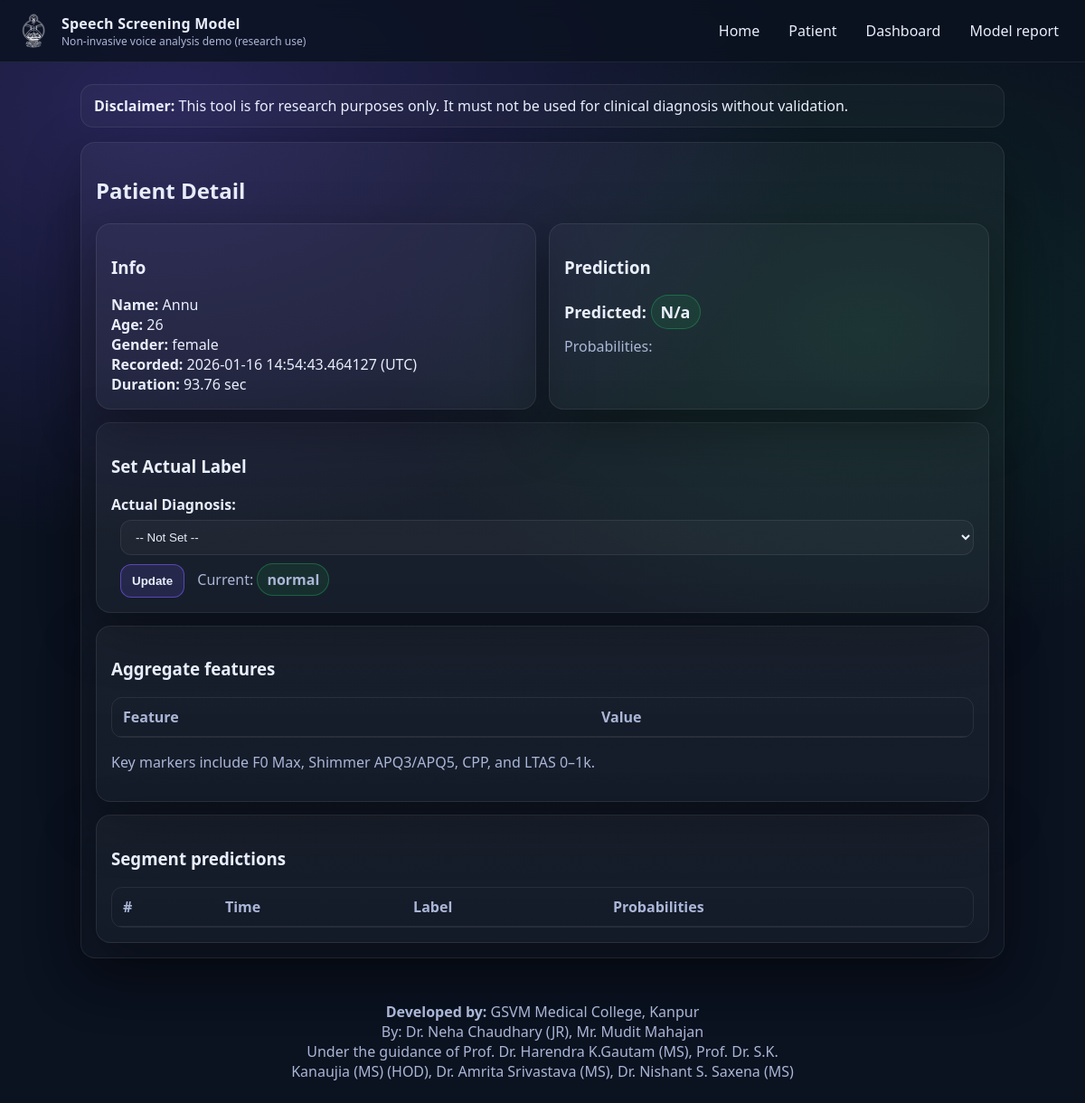
Screenshot of /dashboard/patient/114 with the database file from the repository.
### app/models_db.py (models this page shows)
class Patients(SQLModel, table=True):
    id: Optional[int] = Field(default=None, primary_key = True)
    name: str
    age: int
    gender: str  # "male" / "female"
    created_at: datetime = Field(default_factory=datetime.now)
    audio_path: str
    duration_sec: float
    actual_label: Optional[str] = None
    predicted_label: Optional[str] = None
    predicted_proba_json: Optional[str] = None
    segments: list["SegmentPredictions"] = Relationship(back_populates = "patient")

### app/main.py (the view)
@app.get("/dashboard/patient/{pid}", response_class=HTMLResponse)
def patient_detail(pid: int, request: Request, session: Session = Depends(get_session)):
    rec = session.get(Patients, pid)
    if not rec:
        raise HTTPException(status_code=404, detail="Not found")
    proba = {}
    if rec.predicted_proba_json:
        try:
            proba = json.loads(rec.predicted_proba_json)
        except json.JSONDecodeError:
            proba = {}
    label_map = {
        "0": "Benign",
        "1": "Malignant",
        "2": "Normal",
    }
    proba_mapped = {}
    for key in proba.keys():
        if key in label_map:
            proba_mapped[label_map[key]] = proba[key]
        else:
            proba_mapped[key.capitalize()] = proba[key]
    if rec.predicted_label:
        predicted_label_display = label_map.get(rec.predicted_label, rec.predicted_label.capitalize())
    else:
        predicted_label_display = "N/A"
    if predicted_label_display not in label_map:
        predicted_label_display = predicted_label_display.capitalize()
    seg_records = session.exec(
        select(SegmentPredictions)
        .where(SegmentPredictions.patient_id == pid)
        .order_by(SegmentPredictions.segment_index.asc())
    ).all()
    seg_preds = []
    all_features = []
    for seg_rec in seg_records:
        seg_proba = json.loads(seg_rec.predicted_proba_json)
        seg_features = json.loads(seg_rec.features_json)
        seg_proba_mapped = {}
        for key in seg_proba.keys():
            if key in label_map:
                seg_proba_mapped[label_map[key]] = seg_proba[key]
            else:
                seg_proba_mapped[key.capitalize()] = seg_proba[key]
        seg_preds.append({
            "segment_index": seg_rec.segment_index,
            "start_time": seg_rec.start_time_sec,
            "end_time": seg_rec.end_time_sec,
            "label": label_map.get(seg_rec.predicted_label, seg_rec.predicted_label.capitalize()),
            "proba": seg_proba_mapped,
        })
        all_features.append(seg_features)
    if all_features:
        agg_feats = aggregate_segment_features(all_features)
    else:
        agg_feats = {}
    return templates.TemplateResponse(
        "patient_details.html",
        {
            "request": request,
            "rec": rec,
            "predicted_label_display": predicted_label_display,
            "proba": proba_mapped,
            "seg_preds": seg_preds,
            "features": {"aggregate": agg_feats},
            "label_map": label_map,
        },
    )

### app/templates/patient_details.html (shortened to what this page needs)
{% extends "base.html" %}
{% block content %}
<section class="card">
  <h2>Patient Detail</h2>
  <div class="grid2" style="margin-bottom: 14px;">
    <div class="card soft">
      <h3>Info</h3>
      <div><b>Name:</b> {{ rec.name }}</div>
      <div><b>Age:</b> {{ rec.age }}</div>
      <div><b>Gender:</b> {{ rec.gender }}</div>
      <div><b>Recorded:</b> {{ rec.created_at }} (UTC)</div>
      <div><b>Duration:</b> {{ "%.2f"|format(rec.duration_sec) }} sec</div>
    </div>
    <div class="card soft">
      <h3>Prediction</h3>
      <div class="big">Predicted: <span class="tag">{{ predicted_label_display }}</span></div>
      <div class="muted">Probabilities:</div>
    </div>
  </div>
  <div class="card soft" style="margin-top: 14px;">
    <h3>Set Actual Label</h3>
    <form method="POST" action="/dashboard/patient/{{ rec.id }}/update-label">
      <label>
        Actual Diagnosis:
        <select name="actual_label" style="margin-left: 10px;">
          <option value="">-- Not Set --</option>
        </select>
      </label>
      <button type="submit" class="btn primary" style="margin-left: 10px; margin-top: 10px;">Update</button>
      {% if rec.actual_label %}
        <span style="margin-left: 10px; color: var(--muted);">
          Current:
          {% if rec.actual_label == "0" or rec.actual_label == "Benign" %}
            <span class="tag">Benign</span>
          {% elif rec.actual_label == "1" or rec.actual_label == "Malignant" %}
            <span class="tag">Malignant</span>
          {% elif rec.actual_label == "2" or rec.actual_label == "Normal" %}
            <span class="tag">Normal</span>
          {% else %}
            <span class="tag">{{ rec.actual_label }}</span>
          {% endif %}
        </span>
      {% endif %}
    </form>
  </div>
  <div class="card" style="margin-top: 14px;">
    <h3>Aggregate features</h3>
    <div class="tableWrap">
      <table class="table">
        <thead><tr><th>Feature</th><th>Value</th></tr></thead>
      </table>
    </div>
    <p class="muted">
      Key markers include F0 Max, Shimmer APQ3/APQ5, CPP, and LTAS 0–1k.
    </p>
  </div>
  <div class="card" style="margin-top: 14px;">
    <h3>Segment predictions</h3>
    <div class="tableWrap">
      <table class="table">
        <thead><tr><th>#</th><th>Time</th><th>Label</th><th>Probabilities</th></thead>
      </table>
    </div>
  </div>
</section>
{% endblock %}

### app/static/app.css (style rules this page uses)
:root { --bg:#0b1220; --card:#111a2b; --soft:#0e1729; --text:#e9eefc; --muted:#aab6d6; --accent:#7c5cff; --accent2:#22c55e; --line:rgba(255,255,255,0.08); }
* { box-sizing:border-box }
body { margin:0; font-family: ui-sans-serif, system-ui, -apple-system, Segoe UI, Roboto; background: radial-gradient(1200px 800px at 15% 10%, rgba(124,92,255,0.25), transparent 60%), radial-gradient(900px 600px at 80% 30%, rgba(34,197,94,0.12), transparent 60%), var(--bg); color:var(--text); }
.card { background: linear-gradient(180deg, rgba(255,255,255,0.04), rgba(255,255,255,0.02)); border:1px solid var(--line); border-radius:16px; padding:16px; box-shadow: 0 20px 60px rgba(0,0,0,0.35); }
.soft { background:rgba(255,255,255,0.03) }
.muted { color:var(--muted) }
.grid2 { display:grid; grid-template-columns: 1fr 1fr; gap:14px }
.big { font-size:18px; font-weight:800; margin:8px 0 }
label { display:flex; flex-direction:column; gap:6px; font-weight:600 }
input,select { padding:10px 12px; border-radius:12px; border:1px solid var(--line); background:rgba(255,255,255,0.03); color:var(--text); outline:none; }
.btn { display:inline-flex; align-items:center; justify-content:center; gap:8px; padding:10px 12px; border-radius:12px; border:1px solid var(--line); background:rgba(255,255,255,0.03); color: var(--text); cursor:pointer; font-weight: 600; }
.btn.primary { border-color: rgba(124,92,255,0.6); background: rgba(124,92,255,0.15); color: var(--text); }
.tag { display:inline-flex; padding:6px 10px; border-radius:999px; border:1px solid rgba(34,197,94,0.35); background:rgba(34,197,94,0.10); font-weight:800; }
.tableWrap { overflow:auto; border-radius:12px; border:1px solid var(--line) }
.table { width:100%; border-collapse:collapse; min-width:700px }
.table th,.table td { padding:10px 12px; border-bottom:1px solid var(--line); text-align:left; }
.table th { color:var(--muted); font-weight:700 }

### rows the page displays
Patients: name "Annu", age "26", gender "female", created_at "2026-01-16 14:54:43.464127", duration_sec "93.76", actual_label "normal"

### other values shown
{{ predicted_label_display }} "N/a"
